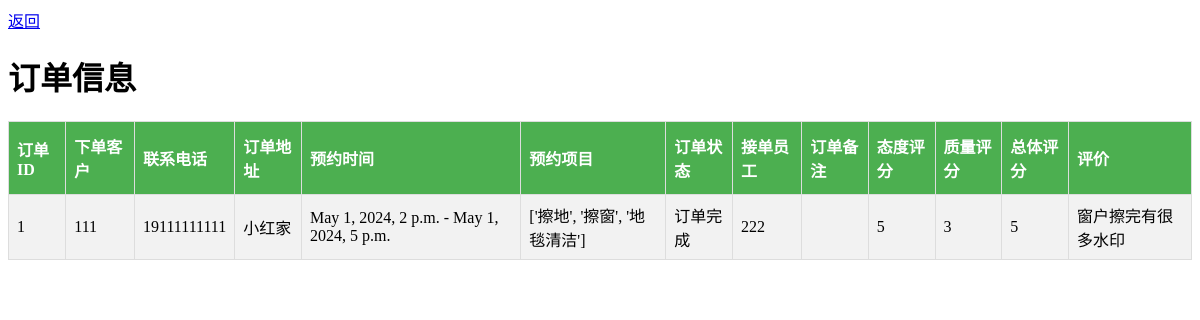
Screenshot of /backend/?page=orders (signed in) with the database file from the repository.
### core/models.py (models this page shows)
class Order(models.Model):
    STATUS_CHOICES = (
        (0, '等待接单'),
        (1, '服务中'),
        (2, '订单完成'),
    )
    id = models.AutoField(primary_key=True)
    status = models.IntegerField(choices=STATUS_CHOICES, default=0)
    address = models.TextField()
    services = models.TextField()
    customer = models.ForeignKey(User, on_delete=models.CASCADE, related_name='customer_orders')
    phone = models.CharField(max_length=11)
    worker = models.ForeignKey(User, on_delete=models.SET_NULL, null=True, related_name='worker_orders')
    remark = models.TextField()
    start_time = models.DateTimeField()
    end_time = models.DateTimeField(null=True)

class Review(models.Model):
    order = models.OneToOneField(Order, on_delete=models.CASCADE, primary_key=True)
    attitude_score = models.IntegerField(default=5)
    quality_score = models.IntegerField(default=5)
    overall_score = models.IntegerField(default=5)
    comment = models.TextField(default="系统默认好评")

### backend/views.py (the view)
# urls.py: path("backend/", backend_request, name='backend'),
@user_passes_test(lambda u: u.is_superuser)
def backend_request(request):
    return _handle_backend_get(request)

### templates/backend/orders.html (shortened to what this page needs)
{% load static %}
<html lang="en">
<head>
    <link rel="stylesheet" href="{% static 'style.css' %}">
</head>
<body>
<a href="./">返回</a>
<h1>订单信息</h1>
<table>
    <tr>
        <th>订单ID</th>
        <th>下单客户</th>
        <th>联系电话</th>
        <th>订单地址</th>
        <th>预约时间</th>
        <th>预约项目</th>
        <th>订单状态</th>
        <th>接单员工</th>
        <th>订单备注</th>
        <th>态度评分</th>
        <th>质量评分</th>
        <th>总体评分</th>
        <th>评价</th>
    </tr>
    {% for order in orders %}
        <tr>
            <td>{{ order.id }}</td>
            <td>{{ order.customer }}</td>
            <td>{{ order.phone }}</td>
            <td>{{ order.address }}</td>
            <td>{{ order.start_time }} - {{ order.end_time }}</td>
            <td>{{ order.services }}</td>
            <td>{{ order.get_status_display }}</td>
            <td>{{ order.worker }}</td>
            <td>{{ order.remark }}</td>
            <td>{{ order.review.attitude_score }}</td>
            <td>{{ order.review.quality_score }}</td>
            <td>{{ order.review.overall_score }}</td>
            <td>{{ order.review.comment }}</td>
        </tr>
    {% endfor %}
</table>
</body>

### static/style.css (style rules this page uses)
table { width: 100%; border-collapse: collapse; }
th, td { border: 1px solid #ddd; padding: 8px; }
tr:nth-child(even) { background-color: #f2f2f2; }
th { padding-top: 12px; padding-bottom: 12px; text-align: left; background-color: #4CAF50; color: white; }

### rows the page displays
Order: id "1", customer "111", phone "19111111111", address "小红家", start_time "May 1, 2024, 2 p.m.", end_time "May 1, 2024, 5 p.m.", services "['擦地', '擦窗', '地毯清洁']", status "订单完成", worker "222", review.attitude_score "5", review.quality_score "3", review.overall_score "5", review.comment "窗户擦完有很多水印"
